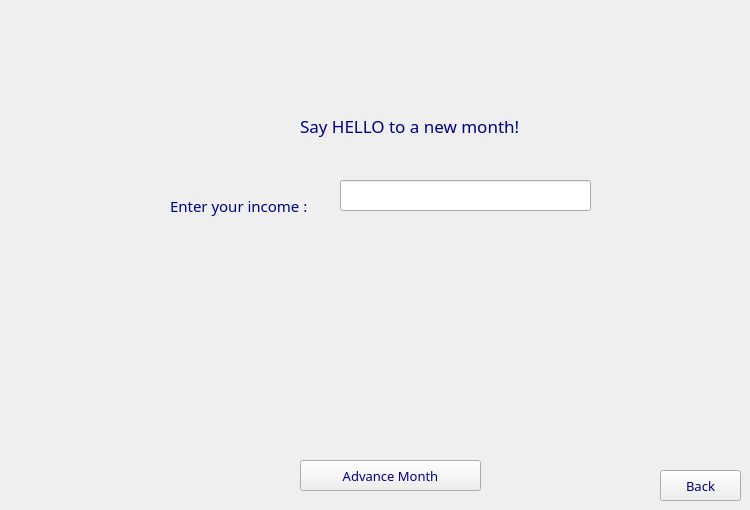
      <widget class="QWidget" name="page_13">
       <widget class="QLabel" name="Title_14">
        <property name="geometry">
         <rect>
          <x>300</x>
          <y>110</y>
          <width>231</width>
          <height>31</height>
         </rect>
        </property>
        <property name="font">
         <font>
          <family>Impact</family>
          <pointsize>13</pointsize>
          <italic>false</italic>
          <bold>false</bold>
         </font>
        </property>
        <property name="styleSheet">
         <string notr="true">QLabel {
	font: 13pt &quot;Impact&quot;;
	color: rgb(0, 0, 127);
}</string>
        </property>
        <property name="text">
         <string>Say HELLO to a new month!</string>
        </property>
       </widget>
       <widget class="QLabel" name="Title_15">
        <property name="geometry">
         <rect>
          <x>170</x>
          <y>190</y>
          <width>141</width>
          <height>31</height>
         </rect>
        </property>
        <property name="font">
         <font>
          <family>Modern No. 20</family>
          <pointsize>11</pointsize>
          <italic>false</italic>
          <bold>false</bold>
         </font>
        </property>
        <property name="styleSheet">
         <string notr="true">QLabel {
	font: 11pt &quot;Modern No. 20&quot;;
	color: rgb(0, 0, 127);
}</string>
        </property>
        <property name="text">
         <string>Enter your income : </string>
        </property>
       </widget>
       <widget class="QLineEdit" name="incomeLineEdit">
        <property name="geometry">
         <rect>
          <x>340</x>
          <y>180</y>
          <width>251</width>
          <height>31</height>
         </rect>
        </property>
        <property name="font">
         <font>
          <family>MV Boli</family>
          <pointsize>14</pointsize>
         </font>
        </property>
        <property name="text">
         <string/>
        </property>
       </widget>
       <widget class="QPushButton" name="Back_8">
        <property name="geometry">
         <rect>
          <x>660</x>
          <y>470</y>
          <width>81</width>
          <height>31</height>
         </rect>
        </property>
        <property name="font">
         <font>
          <family>Modern No. 20</family>
          <pointsize>10</pointsize>
          <italic>false</italic>
          <bold>false</bold>
         </font>
        </property>
        <property name="styleSheet">
         <string notr="true">
	font: 10pt &quot;Modern No. 20&quot;;
	color: rgb(0, 0, 127);
</string>
        </property>
        <property name="text">
         <string>Back</string>
        </property>
       </widget>
       <widget class="QPushButton" name="advanceMonthButton">
        <property name="geometry">
         <rect>
          <x>300</x>
          <y>460</y>
          <width>181</width>
          <height>31</height>
         </rect>
        </property>
        <property name="font">
         <font>
          <family>Modern No. 20</family>
          <pointsize>10</pointsize>
          <italic>false</italic>
          <bold>false</bold>
         </font>
        </property>
        <property name="styleSheet">
         <string notr="true">
	font: 10pt &quot;Modern No. 20&quot;;
	color: rgb(0, 0, 127);
</string>
        </property>
        <property name="text">
         <string>Advance Month</string>
        </property>
       </widget>
       <widget class="QLabel" name="TaxDeduct">
        <property name="geometry">
         <rect>
          <x>200</x>
          <y>380</y>
          <width>421</width>
          <height>31</height>
         </rect>
        </property>
        <property name="font">
         <font>
          <family>Modern No. 20</family>
          <pointsize>11</pointsize>
          <italic>false</italic>
          <bold>false</bold>
         </font>
        </property>
        <property name="styleSheet">
         <string notr="true">QLabel {
	font: 11pt &quot;Modern No. 20&quot;;
	color: rgb(0, 0, 127);
}</string>
        </property>
        <property name="text">
         <string/>
        </property>
       </widget>
       <widget class="QLabel" name="NewIncome">
        <property name="geometry">
         <rect>
          <x>190</x>
          <y>320</y>
          <width>421</width>
          <height>31</height>
         </rect>
        </property>
        <property name="font">
         <font>
          <family>Modern No. 20</family>
          <pointsize>11</pointsize>
          <italic>false</italic>
          <bold>false</bold>
         </font>
        </property>
        <property name="styleSheet">
         <string notr="true">QLabel {
	font: 11pt &quot;Modern No. 20&quot;;
	color: rgb(0, 0, 127);
}</string>
        </property>
        <property name="text">
         <string/>
        </property>
       </widget>
      </widget>
